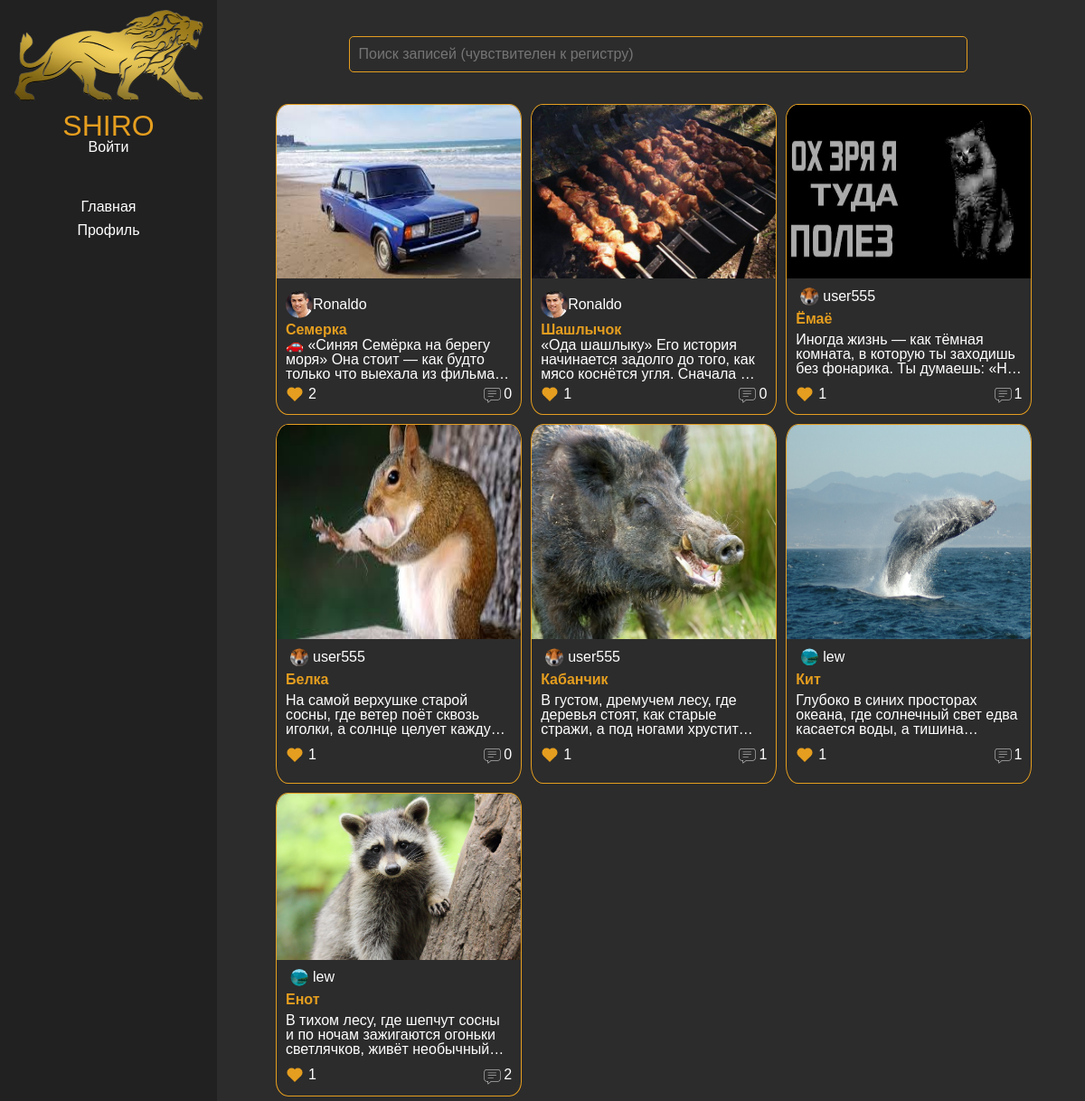
The page / on the database its author committed.
### articles/models.py (models this page shows, shortened)
class Article(models.Model):
    title = models.CharField(max_length=100)
    text = models.TextField(null=True,blank=True,)
    date = models.DateTimeField(auto_now_add=True)
    author = models.ForeignKey(User,on_delete=models.CASCADE,blank=True,default=None)
    pic = models.ImageField(upload_to="articles/pic",blank=True,null=True)
    likes = models.ManyToManyField(User,blank=True,related_name='likes')
    def score_likes(self):
        return len(list(self.likes.all()))
    def score_comments(self):
        return Comment.objects.filter(article_id=self.pk).count()

### users/models.py (models this page shows)
class User(AbstractUser):
    score_likes = models.IntegerField(default=0,blank=True)
    score_publications = models.IntegerField(default=0,blank=True)
    photo = models.ImageField(null=True,blank=True,upload_to="users/avatars")

### main/views.py (the view)
# urls.py: 2. Add a URL to urlpatterns:  path('', views.home, name='home')
def home(request):
    articles = Article.objects.all()
    data = {'articles':articles}
    return render(request,"main/articles.html",data)

### main/templates/main/articles.html (shortened to what this page needs)
{% extends 'main/home.html' %}
{% load static %}
{% block content_in_main %}
    <div class="articles__container">
        <input type="text" id="article_search__input" placeholder="Поиск записей (чувствителен к регистру)"
        name="article_search"
        hx-get="{% url 'article_search'%}"
        hx-target="#article_searching"
        hx-trigger="keyup delay:1000ms">
        <form action="" method="post">
            {% include 'main/particles/articles_searching.html'%}
        </form>
    </div>
{% endblock %}

### main/templates/main/particles/articles_searching.html
{% load static %}
<div id="article_searching">
        {% if articles %}
            <ul class="articles">
                {% for article in articles %}
                    <li class="article" likes_comments="">
                        <a href="{% url 'article' article_id=article.id %}" class="link_article">
                            <div class="article-info">
                                <div class="container-for-image__article">
                                    {% if article.pic %}
                                        <img src="{{article.pic.url}}" alt="">
                                    {% else %}
                                        <img src="media/articles/pic/default.png" alt="">
                                    {% endif %}
                                </div>
                                <div class="container-info__article">
                                    <span class="author__article">
                                        {% if article.author.photo %}
                                            <img src="{{article.author.photo.url}}" alt="" class="mini-avatar">
                                        {% else %}
                                            <img src="{% static 'main/img/default.png' %}" alt="" class="mini-avatar">
                                        {% endif %}
                                        {{article.author}}
                                    </span>
                                    <h4 class="title__article">{{article.title}}</h4>
                                    <p class="text__article">{{article.text}}</p>
                                    <div class="footer-article">
                                        <span class="likes">
                                            <div class="wrapper-for-like">
                                                <div class="heart-in-articles"></div>
                                            </div>
                                            <div class="score_likes">{{article.score_likes}}</div>
                                        </span>
                                        <span class="comments-in-articles">
                                            <img src="{% static '/main/img/icon-comments.png' %}" alt="">
                                            <div class="score_comments">{{article.score_comments}}</div>
                                        </span>
                                    </div>
                                </div>
                            </div>
                        </a>
                    </li>
                {% endfor %}
            </ul>
        {% else %}
            <span class="non-search-article">Записи не найдены(</span>
        {% endif %}
</div>

### main/static/main/styles/main.css (style rules this page uses)
* { margin: 0; padding: 0; text-decoration: none; list-style-type: none; line-height: 1; font-family: 'Raleway', sans-serif; font-weight: 300; color: white; font-family: Montserrat, sans-serif; font-size: 16px; }
* { box-sizing: border-box; }
body { height: 100vh; background-color: #2c2c2c; }
.mini-avatar { width: 30px; height: auto; clip-path: circle(); }
#article_search__input { border: none; min-width: 80%; margin-bottom: 30px; background-color: inherit; padding: 10px; border: 1px solid #e59e1f; border-radius: 5px; outline: none; }
.articles { display: grid; grid-template-columns: 33% 33% 33%; }
.container-info__article { padding: 10px; flex-direction: column; overflow: hidden; display: flex; min-height: 150px; justify-content: space-between; }
.author__article { display: flex; align-items: center; }
.title__article { font-size: 16px; font-weight: 600; justify-self: start; color: #e59e1f; }
.text__article { color: white; -webkit-line-clamp: 3; display: -webkit-box; -webkit-box-orient: vertical; overflow: hidden; word-break: break-word; }
.link_article { display: block; height: 100%; }
.article-info { width: 100%; height: 100%; display: flex; flex-direction: column; justify-items: center; }
.wrapper-for-like { margin-right: 5px; width: 20px; height: 20px; justify-items: center; }
.heart-in-articles { width: 10px; height: 10px; top: 6px; background-color: #e59e1f; transform: rotate(45deg); position: relative; }
.heart-in-articles::before, .heart-in-articles::after { content : ''; display: block; width: 10px; height: 10px; background-color: #e59e1f; border-radius: 50%; position: absolute; }
.heart-in-articles::before { top: -5px; left: 0; }
.heart-in-articles::after { top: 0; left: -5px; }
.likes { display: flex; align-items: center; }
.footer-article { width: 100%; display: flex; justify-content: space-between; align-items: center; }
.comments-in-articles { display: flex; align-items: center; }

### rows shown on the page
Article: pic (picture), author.photo (picture), author "lew", title "Енот", text "В тихом лесу, где шепчут сосны и по ночам зажигаются огоньки светлячков, живёт…", score_likes "1", score_comments "2"
Article: pic (picture), author.photo (picture), author "lew", title "Кит", text "Глубоко в синих просторах океана, где солнечный свет едва касается воды, а…", score_likes "1", score_comments "1"
Article: pic (picture), author.photo (picture), author "user555", title "Кабанчик", text "В густом, дремучем лесу, где деревья стоят, как старые стражи, а под ногами…", score_likes "1", score_comments "1"
Article: pic (picture), author.photo (picture), author "user555", title "Белка", text "На самой верхушке старой сосны, где ветер поёт сквозь иголки, а солнце целует…", score_likes "1", score_comments "0"
Article: pic (picture), author.photo (picture), author "user555", title "Ёмаё", text "Иногда жизнь — как тёмная комната, в которую ты заходишь без фонарика. Ты думаешь:…", score_likes "1", score_comments "1"
Article: pic (picture), author.photo (picture), author "Ronaldo", title "Шашлычок", text "«Ода шашлыку» Его история начинается задолго до того, как мясо коснётся угля. Сначала…", score_likes "1", score_comments "0"
Article: pic (picture), author.photo (picture), author "Ronaldo", title "Семерка", text "🚗 «Синяя Семёрка на берегу моря» Она стоит — как будто только что выехала из…", score_likes "2", score_comments "0"
